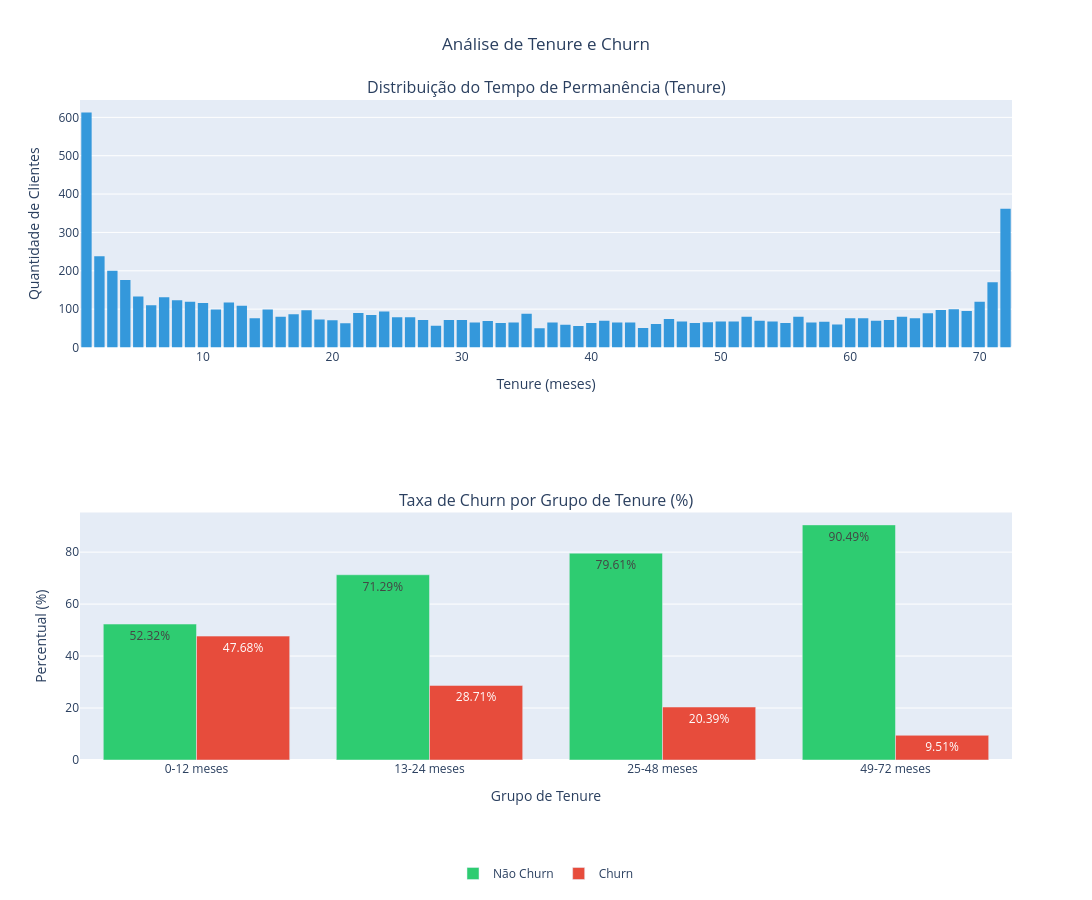

This figure's notebook cell:
### Code cell
print("=" * 80)
print("ESTATÍSTICAS DE TENURE E CHURN")
print("=" * 80)

# Garantir que o tenure_group exista
df_explore['tenure_group'] = pd.cut(
    df_explore['tenure'],
    bins=[0, 12, 24, 48, 72],
    labels=['0-12 meses', '13-24 meses', '25-48 meses', '49-72 meses']
)

for group in df_explore['tenure_group'].dropna().unique():
    total = len(df_explore[df_explore['tenure_group'] == group])
    churned = (df_explore[df_explore['tenure_group'] == group]['Churn'] == 'Yes').sum()
    churn_rate = (churned / total) * 100 if total > 0 else 0

    print(f"\n{group}:")
    print(f"  • Total de clientes: {total:,}")
    print(f"  • Clientes com churn: {churned:,}")
    print(f"  • Taxa de churn: {churn_rate:.2f}%")

print("\n" + "=" * 80)

tenure_churn = (
    df_explore
    .groupby(['tenure_group', 'Churn'])
    .size()
    .unstack(fill_value=0)
)

tenure_churn_pct = (
    tenure_churn
    .div(tenure_churn.sum(axis=1), axis=0)
    * 100
).round(2)

# ============================================================================
# ANÁLISE DE TENURE E CHURN
# ============================================================================

fig = make_subplots(
    rows=2,
    cols=1,
    specs=[[{'type': 'histogram'}],
           [{'type': 'bar'}]],
    subplot_titles=(
        'Distribuição do Tempo de Permanência (Tenure)',
        'Taxa de Churn por Grupo de Tenure (%)'
    )
)


# ============================================================================
# SUBPLOT 1 — Histograma de Tenure
# ============================================================================

fig.add_trace(
    go.Histogram(
        x=df_explore['tenure'],
        nbinsx=72,
        marker_color='#3498db',
        showlegend=False
    ),
    row=1, col=1
)

# ============================================================================
# SUBPLOT 2 — Churn por grupo de tenure
# ============================================================================

fig.add_trace(
    go.Bar(
        name='Não Churn',
        x=tenure_churn_pct.index.astype(str),
        y=tenure_churn_pct['No'],
        text=tenure_churn_pct['No'].astype(str) + '%',
        textposition='inside',
        marker_color=COLOR_NO_CHURN
    ),
    row=2, col=1
)

fig.add_trace(
    go.Bar(
        name='Churn',
        x=tenure_churn_pct.index.astype(str),
        y=tenure_churn_pct['Yes'],
        text=tenure_churn_pct['Yes'].astype(str) + '%',
        textposition='inside',
        marker_color=COLOR_CHURN
    ),
    row=2, col=1
)


# ============================================================================
# LAYOUT E CONFIGURAÇÕES
# ============================================================================


fig.update_layout(
    barmode='group',
    height=900,
    width=1200,
    title_text='Análise de Tenure e Churn',
    title_x=0.5,
    legend=dict(
        orientation='h',
        yanchor='top',
        y=-0.15,
        xanchor='center',
        x=0.5
    )
)

fig.update_xaxes(title_text='Tenure (meses)', row=1, col=1)
fig.update_yaxes(title_text='Quantidade de Clientes', row=1, col=1)

fig.update_xaxes(title_text='Grupo de Tenure', row=2, col=1)
fig.update_yaxes(title_text='Percentual (%)', row=2, col=1)

fig.show()

### Figure 1 — Plotly figure (JSON) as saved in the notebook; plotly's stock layout.template omitted (floating-point values rounded to 4 significant figures; data arrays with more than 128 entries replaced by an {"elided": "..."} marker saying what was removed)
{"data": [{"marker": {"color": "#3498db"}, "nbinsx": 72, "showlegend": false, "type": "histogram", "x": {"elided": "7032 int values"}, "xaxis": "x", "yaxis": "y"}, {"marker": {"color": "#2ecc71"}, "name": "Não Churn", "text": ["52.32%", "71.29%", "79.61%", "90.49%"], "textposition": "inside", "type": "bar", "x": ["0-12 meses", "13-24 meses", "25-48 meses", "49-72 meses"], "xaxis": "x2", "y": [52.32, 71.29, 79.61, 90.49], "yaxis": "y2"}, {"marker": {"color": "#e74c3c"}, "name": "Churn", "text": ["47.68%", "28.71%", "20.39%", "9.51%"], "textposition": "inside", "type": "bar", "x": ["0-12 meses", "13-24 meses", "25-48 meses", "49-72 meses"], "xaxis": "x2", "y": [47.68, 28.71, 20.39, 9.51], "yaxis": "y2"}], "layout": {"annotations": [{"font": {"size": 16}, "showarrow": false, "text": "Distribuição do Tempo de Permanência (Tenure)", "x": 0.5, "xanchor": "center", "xref": "paper", "y": 1, "yanchor": "bottom", "yref": "paper"}, {"font": {"size": 16}, "showarrow": false, "text": "Taxa de Churn por Grupo de Tenure (%)", "x": 0.5, "xanchor": "center", "xref": "paper", "y": 0.375, "yanchor": "bottom", "yref": "paper"}], "barmode": "group", "height": 900, "legend": {"orientation": "h", "x": 0.5, "xanchor": "center", "y": -0.15, "yanchor": "top"}, "title": {"text": "Análise de Tenure e Churn", "x": 0.5}, "width": 1200, "xaxis": {"anchor": "y", "domain": [0, 1], "title": {"text": "Tenure (meses)"}}, "xaxis2": {"anchor": "y2", "domain": [0, 1], "title": {"text": "Grupo de Tenure"}}, "yaxis": {"anchor": "x", "domain": [0.625, 1], "title": {"text": "Quantidade de Clientes"}}, "yaxis2": {"anchor": "x2", "domain": [0, 0.375], "title": {"text": "Percentual (%)"}}}}
